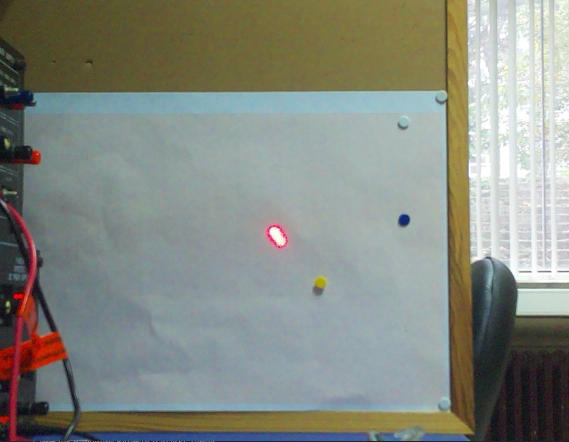
#> input picture Softwares/new_files/image.jpg, 1137 x 884 px, given in place of video_roi, which was not available (shown at 1/2 size)
$ python tespit_led_new.py
#> lines starting #> are read from the running program, lines starting #| are printed output that depends on the picture; after the words box and inside, x2 and y2 are one past the last pixel; in counts of white or black regions, pixels touching at a corner belong together; pictures that were not available may be replaced by others from this repository, and a replacement may not be noted
#> (reads Softwares/settings/led_settings.json from the repository)
#> in run, frame is the input picture: shape (884, 1137, 3); mean B, G, R 129.6, 138.4, 133.8
import cv2
import numpy as np
import math
import json
import os


# Varsayılan parametreler
DEFAULT_PARAMS = {
    'H_MIN': 114,
    'H_MAX': 154,
    'S_MIN': 60,
    'S_MAX': 255,
    'V_MIN': 92,
    'V_MAX': 250,
    'MIN_ALAN': 5,
    'MAX_ALAN': 5000,
    'PARLAKLIK_ESIGI': 225,
    'DAIRESELLIK_ESIGI': 0.4,
    'MAX_LED_SAYISI': 4,
    'H_TOLERANCE': 20,
    'S_TOLERANCE': 80,
    'V_TOLERANCE': 80
}


def detect_leds(frame, params=None):
    """
    Frame üzerinde LED tespiti yapar.

    Args:
        frame: İşlenecek görüntü frame'i (BGR formatında)
        params: Tespit parametreleri (dict). None ise varsayılan değerler kullanılır.

    Returns:
        dict: {
            'led_coordinates': [(x1, y1), (x2, y2), ...],  # Tespit edilen LED koordinatları
            'center_point': (x, y),  # Tüm LED'lerin orta noktası
            'led_count': int,  # Tespit edilen LED sayısı
            'annotated_frame': frame,  # İşaretlenmiş görüntü
            'mask': mask,  # Renk maskesi
            'inpaint_mask': inpaint_mask  # Inpaint maskesi
        }
    """
    # Parametreleri birleştir
    if params is None:
        params = DEFAULT_PARAMS.copy()
    else:
        p = DEFAULT_PARAMS.copy()
        p.update(params)
        params = p

    # Frame kopyası al
    frame_processed = frame.copy()

    # Parametreleri çıkar
    h_min = params['H_MIN']
    h_max = params['H_MAX']
    s_min = params['S_MIN']
    s_max = params['S_MAX']
    v_min = params['V_MIN']
    v_max = params['V_MAX']
    min_alan = max(1, params['MIN_ALAN'])
    max_alan = params['MAX_ALAN']
    parlaklik_esigi = params['PARLAKLIK_ESIGI']
    dairesellik_esigi = params['DAIRESELLIK_ESIGI']
    max_led_sayisi = params['MAX_LED_SAYISI']

    # HSV aralığı
    lower_bound = (h_min, s_min, v_min)
    upper_bound = (h_max, s_max, v_max)

    # PIXEL SUPPLEMENTATION (Inpainting)
    gray = cv2.cvtColor(frame_processed, cv2.COLOR_BGR2GRAY)
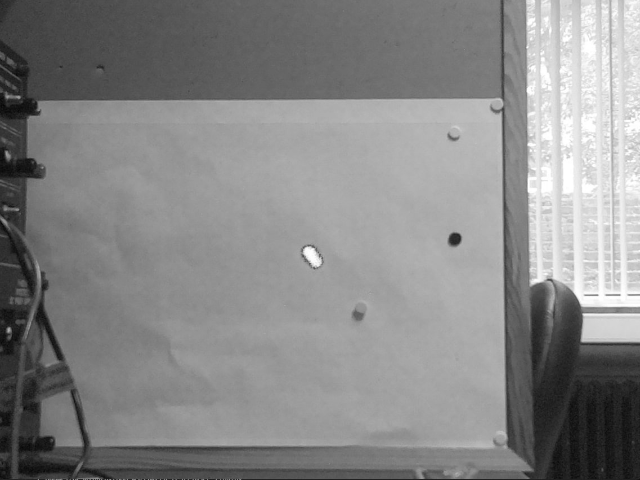
#> gray: shape (480, 640); min 5, max 255, mean 135.9
    _, inpaint_mask = cv2.threshold(gray, parlaklik_esigi, 255, cv2.THRESH_BINARY)
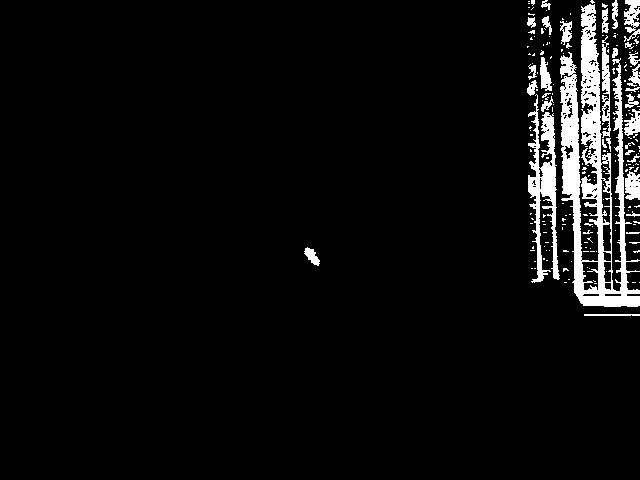
#> inpaint_mask: shape (480, 640); 5.1% white; 198 white regions (167 under 20 px), largest, box (x1, y1, x2, y2) and area: (560, 4, 640, 307) 9042, (528, 94, 560, 283) 2393, (602, 35, 611, 138) 516
    frame_inpainted = cv2.inpaint(frame_processed, inpaint_mask, inpaintRadius=2, flags=cv2.INPAINT_TELEA)

    # Blur ve HSV dönüşümü
    blurred = cv2.medianBlur(frame_inpainted, 5)
    hsv = cv2.cvtColor(blurred, cv2.COLOR_BGR2HSV)
#> hsv: shape (480, 640, 3); mean H, S, V 75.3, 56, 144.7

    # Renk maskesi
    mask = cv2.inRange(hsv, lower_bound, upper_bound)
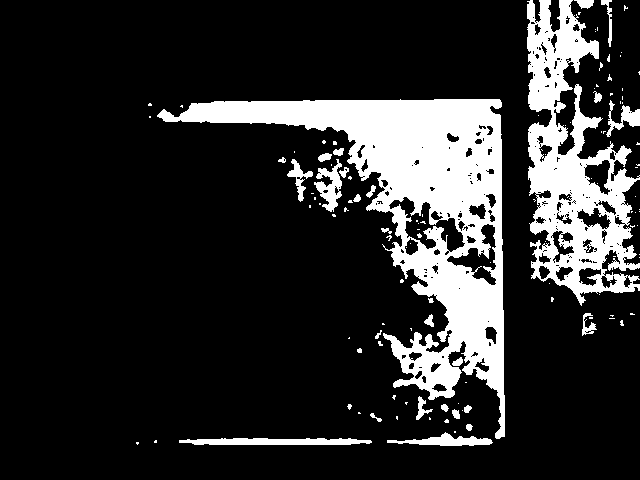
#> mask: shape (480, 640); 17.3% white; 123 white regions (94 under 20 px), largest, box (x1, y1, x2, y2) and area: (157, 99, 505, 439) 31730, (527, 0, 640, 306) 16136, (179, 438, 372, 445) 1114

    # Connected Components ile filtreleme
    num_labels, labels = cv2.connectedComponents(mask)
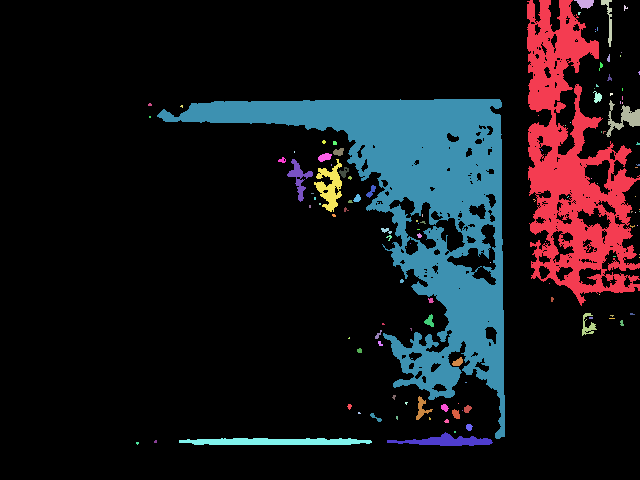
#> labels: shape (480, 640) int32; 124 distinct labels, from 0 to 123; one colour per label, 0 black
#> num_labels = 124
    filtered_mask = np.zeros_like(mask, dtype=np.uint8)

    for label in range(1, num_labels):
        region_mask = (labels == label).astype("uint8") * 255
        area = cv2.countNonZero(region_mask)
        if min_alan <= area <= max_alan:
            filtered_mask = cv2.bitwise_or(filtered_mask, region_mask)
#> this loop made 123 passes
#> area on passes 1, 2, 3, 18, 21, 22, 36, 39, 41, 42, 43, 46: 16136, 119, 168, 63, 31730, 458, 63, 85, 29, 347, 702, 56
#> pass 1, in detect_leds, `region_mask = (labels == label).astype("uint8") * 255`:
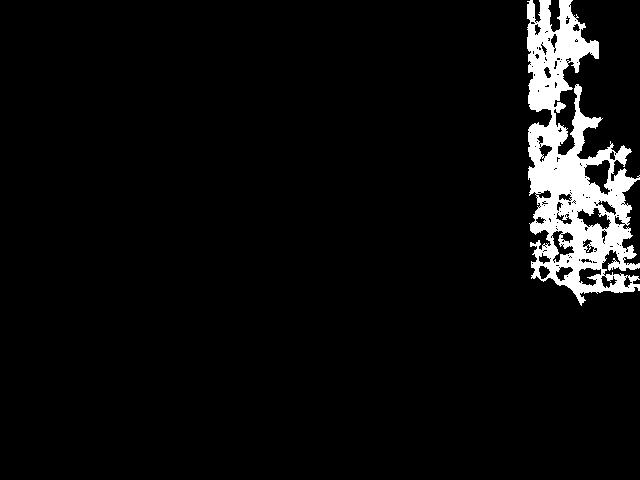
#> region_mask: shape (480, 640); 5.3% white; 1 white region, box (x1, y1, x2, y2) and area: (527, 0, 640, 306) 16136
#> pass 2, in detect_leds, `region_mask = (labels == label).astype("uint8") * 255`:
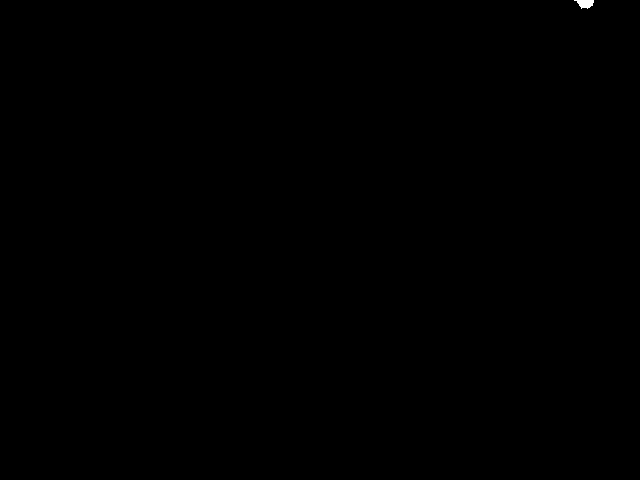
#> region_mask: shape (480, 640); 0.04% white; 1 white region, box (x1, y1, x2, y2) and area: (574, 0, 594, 9) 119
#> after the loop:
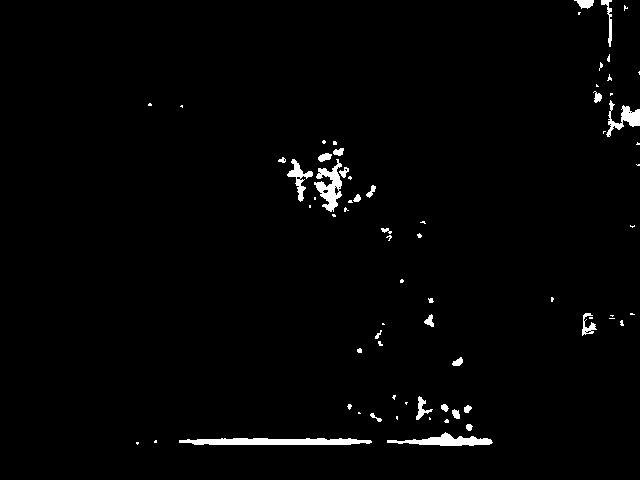
#> filtered_mask: shape (480, 640); 1.7% white; 70 white regions (43 under 20 px), largest, box (x1, y1, x2, y2) and area: (179, 438, 372, 445) 1114, (314, 159, 342, 212) 702, (387, 432, 493, 446) 692
#> after the loop: region_mask: shape (480, 640); 0% white in thin lines or dots, all inside (x1, y1, x2, y2) = (136, 442, 139, 445)

    mask = filtered_mask

    # Konturları bul
    contours, _ = cv2.findContours(inpaint_mask.copy(), cv2.RETR_EXTERNAL, cv2.CHAIN_APPROX_SIMPLE)
#> contours = 190 contours, 168 with area under 20; largest, box (x1, y1, x2, y2) and area: (560, 4, 640, 307) 9491, (528, 94, 560, 283) 2004, (602, 35, 611, 138) 420, (624, 0, 640, 42) 314, (625, 171, 640, 200) 308
    led_merkezleri = []

    # Her konturu işle
    for c in contours:
        area = cv2.contourArea(c)

        # Alan kontrolü
        if area < min_alan or area > max_alan:
            continue

        # Dairesellik kontrolü
        perimeter = cv2.arcLength(c, True)
        if perimeter == 0:
            continue
        dairesellik = (4 * np.pi * area) / (perimeter ** 2)

        if dairesellik < dairesellik_esigi:
            continue

        # Ortalama HSV kontrolü
        mask_c = np.zeros_like(mask)
        cv2.drawContours(mask_c, [c], -1, 255, -1)
        mean_s = cv2.mean(hsv[:, :, 1], mask=mask_c)[0]
        mean_v = cv2.mean(hsv[:, :, 2], mask=mask_c)[0]

        if mean_s < 100 or mean_v < 50:
            continue

        # Merkez hesapla
        M = cv2.moments(c)
        if M["m00"] != 0:
            cX = int(M["m10"] / M["m00"])
            cY = int(M["m01"] / M["m00"])
            led_merkezleri.append((cX, cY))
#> this loop made 190 passes
#> (area, perimeter, dairesellik) on pass 1: (54, 112.8, 0.0533)
#> mask_c: shape (480, 640); 0.01% white; 1 white region (1 under 20 px)
#> after the loop, led_merkezleri = []

    # X koordinatına göre sırala ve maksimum sayıda tut
    led_merkezleri.sort(key=lambda item: item[0])
    led_merkezleri = led_merkezleri[:max_led_sayisi]

    # Orta nokta hesapla
    center_point = None
    if len(led_merkezleri) > 0:
        toplam_x = sum([x for x, y in led_merkezleri])
        toplam_y = sum([y for x, y in led_merkezleri])
        center_point = (int(toplam_x / len(led_merkezleri)), int(toplam_y / len(led_merkezleri)))

    return {
        'led_coordinates': led_merkezleri,
        'center_point': center_point,
        'led_count': len(led_merkezleri),
        'annotated_frame': frame_inpainted,
        'mask': mask,
        'inpaint_mask': inpaint_mask
    }


def draw_led_annotations(frame, led_coordinates, center_point=None, draw_lines=True, draw_center=True):
    """
    Frame üzerine LED işaretlemelerini çizer.

    Args:
        frame: İşaretlenecek frame
        led_coordinates: LED koordinatları listesi [(x1, y1), (x2, y2), ...]
        center_point: Orta nokta (x, y) - None ise hesaplanmaz
        draw_lines: LED'ler arasında çizgi çiz
        draw_center: Orta noktayı çiz

    Returns:
        frame: İşaretlenmiş frame
    """
    annotated = frame.copy()
    led_sayisi = len(led_coordinates)

    if led_sayisi == 0:
        return annotated

    # LED etiket renkleri
    etiket_renkleri = [(0, 0, 255), (0, 0, 0), (128, 0, 128), (255, 0, 0)]

    # Her LED'i işaretle
    for i, (cX, cY) in enumerate(led_coordinates):
        led_no = i + 1
        etiket_renk = etiket_renkleri[i % len(etiket_renkleri)]

        # Metin rengini arka plan parlaklığına göre ayarla
        b, g, r = annotated[cY, cX]
        parlaklik_toplami = int(r) + int(g) + int(b)
        metin_renk = (0, 0, 0) if parlaklik_toplami > 350 else (255, 255, 255)

        # LED numarası ve daire çiz
        # cv2.putText(annotated, f"LED {led_no}", (cX - 30, cY - 30),
        #            cv2.FONT_HERSHEY_SIMPLEX, 0.7, metin_renk, 2)
        cv2.circle(annotated, (cX, cY), 5, etiket_renk, -1)

    # LED'ler arası çizgiler
    if draw_lines and led_sayisi >= 2:
        for i in range(led_sayisi - 1):
            cv2.line(annotated, led_coordinates[i], led_coordinates[i+1], (0, 255, 255), 2)
        # 4 LED varsa dörtgeni kapat
        if led_sayisi == 4:
            cv2.line(annotated, led_coordinates[3], led_coordinates[0], (0, 255, 255), 2)

    # Orta nokta
    if draw_center and center_point is not None:
        cv2.circle(annotated, center_point, 5, (255, 255, 0), -1)
        cv2.putText(annotated, "Orta Nokta", (center_point[0] + 10, center_point[1] - 10),
                   cv2.FONT_HERSHEY_SIMPLEX, 0.5, (255, 255, 0), 2)

    # Durum mesajı
    durum = "4 LED TESPIT EDILDI!" if led_sayisi == 4 else f"LED Sayisi: {led_sayisi}"
    renk = (0, 255, 0) if led_sayisi == 4 else (0, 0, 255)
    cv2.putText(annotated, durum, (10, 30), cv2.FONT_HERSHEY_SIMPLEX, 1, renk, 2)

    return annotated


def save_settings(settings, filename="led_settings.json"):
    """Ayarları JSON dosyasına kaydeder."""
    with open(filename, "w") as file:
        json.dump(settings, file, indent=2)


def load_settings(filename="led_settings.json"):
    """Ayarları JSON dosyasından yükler."""
    if os.path.exists(filename):
        with open(filename, "r") as file:
            return json.load(file)
    return {}


class LEDDetectorApp:
    """
    LED tespit uygulaması - Çift tıklama ile renk seçimi
    """
    def __init__(self, video_source=None):
        self.video_source = video_source or os.getenv("STREAM_URL", "http://192.168.19.221:5000/video_roi")
        self.params = DEFAULT_PARAMS.copy()
        self.window_name = "LED Tespit - Cift Tik ile Renk Sec"
        self.frame_current = None

        # Ayarları yükle
        settings = load_settings()
        if settings:
            self.params.update(settings)

    def on_mouse_click(self, event, x, y, flags, param):
        """Mouse callback - çift tıklama ile renk seçimi ve tespit"""
        if event == cv2.EVENT_LBUTTONDBLCLK and self.frame_current is not None:
            bgr_pixel = self.frame_current[y, x]
            b, g, r = int(bgr_pixel[0]), int(bgr_pixel[1]), int(bgr_pixel[2])
            hsv_pixel = cv2.cvtColor(np.uint8([[bgr_pixel]]), cv2.COLOR_BGR2HSV)[0][0]
            h, s, v = int(hsv_pixel[0]), int(hsv_pixel[1]), int(hsv_pixel[2])

            print("\n" + "="*60)
            print(f"RENK SEÇİLDİ - Piksel Koordinat: X={x}, Y={y}")
            print("-" * 60)
            print(f"RGB Değeri: R={r}, G={g}, B={b}")
            print(f"HSV Değeri: H={h}, S={s}, V={v}")
            print("-" * 60)

            # Toleransları kullanarak aralık hesapla
            h_tolerance = self.params['H_TOLERANCE']
            s_tolerance = self.params['S_TOLERANCE']
            v_tolerance = self.params['V_TOLERANCE']

            self.params['H_MIN'] = max(0, h - h_tolerance)
            self.params['H_MAX'] = min(179, h + h_tolerance)
            self.params['S_MIN'] = max(0, s - s_tolerance)
            self.params['S_MAX'] = min(255, s + s_tolerance)
            self.params['V_MIN'] = max(0, v - v_tolerance)
            self.params['V_MAX'] = min(255, v + v_tolerance)

            print(f"Yeni Tespit Aralıkları:")
            print(f"  H: {self.params['H_MIN']}-{self.params['H_MAX']}")
            print(f"  S: {self.params['S_MIN']}-{self.params['S_MAX']}")
            print(f"  V: {self.params['V_MIN']}-{self.params['V_MAX']}")
            print("="*60 + "\n")

    def run(self):
        """Ana döngü - video akışını işle ve LED tespiti yap"""
        cap = cv2.VideoCapture(self.video_source)

        if not cap.isOpened():
            print(f"Hata: Video kaynağı açılamadı: {self.video_source}")
            return

        # Pencere oluştur
        cv2.namedWindow(self.window_name)
        cv2.setMouseCallback(self.window_name, self.on_mouse_click)

        print("=" * 60)
        print("LED Tespit Uygulaması")
        print("- ÇİFT TIK: Renk seç ve tespit başlat")
        print("- 'Q' tuşu: Ayarları kaydet ve çık")
        print("- 'R' tuşu: Varsayılan ayarlara dön")
        print("=" * 60)

        while True:
            ret, frame = cap.read()
            if not ret:
                print("Kamera akışı okunamadı.")
                break

            # Frame'i yeniden boyutlandır
            frame = cv2.resize(frame, (640, 480))
            self.frame_current = frame.copy()

            # LED tespiti yap
            result = detect_leds(frame, self.params)
#> result = 6 items

            # Sonuçları çıkar
            led_coordinates = result['led_coordinates']
#> led_coordinates = []
            center_point = result['center_point']
            led_count = result['led_count']
#> led_count = 0
            annotated_frame = result['annotated_frame']
            mask = result['mask']
            inpaint_mask = result['inpaint_mask']

            # İşaretlemeleri çiz
            annotated_frame = draw_led_annotations(annotated_frame, led_coordinates, center_point)

            # Koordinatları yazdır (sadece LED tespit edildiyse)
            if led_count > 0:
                print(f"\rTespit: {led_count} LED", end="", flush=True)

            # Görüntüleri göster
            cv2.imshow(self.window_name, annotated_frame)
            cv2.imshow("Maske", mask)
            cv2.imshow("Inpaint Maskesi", inpaint_mask)

            # Klavye kontrolü
            key = cv2.waitKey(1) & 0xFF
#> (key q is pressed here)

            if key == ord('q'):
                # Ayarları kaydet
                save_settings({
                    "H_MIN": self.params['H_MIN'],
                    "H_MAX": self.params['H_MAX'],
                    "S_MIN": self.params['S_MIN'],
                    "S_MAX": self.params['S_MAX'],
                    "V_MIN": self.params['V_MIN'],
                    "V_MAX": self.params['V_MAX'],
                    "MIN_ALAN": self.params['MIN_ALAN'],
                    "MAX_ALAN": self.params['MAX_ALAN'],
                    "H_TOLERANCE": self.params['H_TOLERANCE'],
                    "S_TOLERANCE": self.params['S_TOLERANCE'],
                    "V_TOLERANCE": self.params['V_TOLERANCE'],
                })
                print("\n\nAyarlar kaydedildi!")
                break
            elif key == ord('r'):
                # Varsayılan ayarlara dön
                self.params = DEFAULT_PARAMS.copy()
                print("\nVarsayılan ayarlar yüklendi!")

        cap.release()
        cv2.destroyAllWindows()


# Ana program
if __name__ == "__main__":
    # Video kaynağı - ortam değişkeninden al veya varsayılan kullan
    video_source = os.getenv("STREAM_URL", "http://192.168.19.221:5000/video_roi")

    # Uygulamayı başlat
    app = LEDDetectorApp(video_source)
    app.run()
